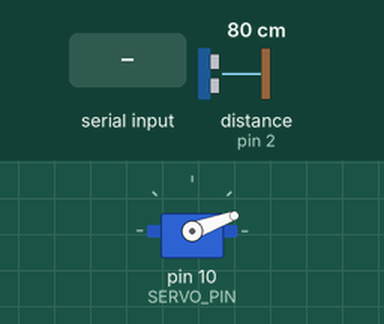
Recording of a sketch running on a simulated Arduino Uno, built with avr-gcc and run on an emulated ATmega328P. On the bench: servo. Wiring (inferred from the names in the program): ultrasonic range finder: trigger pin 11; echo pin 2. The test bench sets the inputs (shaded band); at power-on: distance to the obstacle (sensor on pin 2) 80 cm. The echo pulse lasts 58.3 µs per cm; what the sketch prints to the serial monitor is not drawn.

Above: at 1.2 s.
1.3 s: "p" received over Serial
Timing chart, 0 to 4.3 s (numbered marks = the images above; inputs shaded):
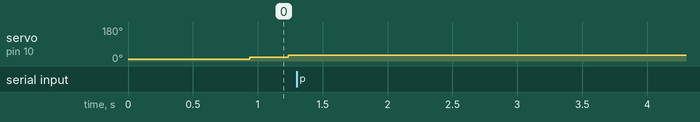

The sketch:

DistanceScanner.ino
```cpp
/*
  UNO R4 WiFi + HC-SR04 + SG90 local polar scanner.
  Standalone scanner: it DOES NOT control or stop wheel motors.
  Keep the robot stationary, wheels disabled, during acquisition.
  Wiring: servo signal D10; sonar TRIG D11; sonar ECHO D2 (interrupt).
  HC-SR04 VCC -> UNO 5V. Servo -> separate regulated 5V supply.
  Join all grounds. Never connect a 2S battery directly to 5V loads.

  Arduino IDE: board "Arduino UNO R4 WiFi", library "Servo" by Arduino.
  USB serial 115200: p=pause, r=resume, c=clear map. Resume clears map.
  JSON Lines protocol is documented in README.md. Viewer: viewer.py.
  Coordinates are centimetres: x=right, y=forward, sensor at origin.
  Servo angle 90 is forward. Set MIRROR_SCAN if left/right are reversed.
  This is a range/return map, NOT SLAM or a collision-certified free-space map.
*/
#include <Arduino.h>
#include <Servo.h>

constexpr uint8_t SERVO_PIN = 10;
constexpr uint8_t TRIG_PIN = 11;
constexpr uint8_t ECHO_PIN = 2; // Interrupt-capable on UNO R4; NOT the old D12.

// Start away from mechanical end stops. After testing the mounting, set
// SCAN_MIN_DEG=0 and SCAN_MAX_DEG=180 for a nominal full half-circle.
constexpr int SCAN_MIN_DEG = 10;
constexpr int SCAN_MAX_DEG = 170;
constexpr int SCAN_STEP_DEG = 10;
constexpr bool MIRROR_SCAN = false;
// Conservative initial pulse limits. Calibrate physical angles/range on YOUR
// servo. Commanded degrees are not measured shaft angles. Do not force stops.
constexpr int SERVO_MIN_US = 1000;
constexpr int SERVO_MAX_US = 2000;
constexpr uint32_t SETTLE_MS = 160; // Increase if the loaded bracket still moves.
constexpr uint32_t INITIAL_SETTLE_MS = 800;
constexpr uint32_t PING_INTERVAL_US = 65000; // Datasheet recommends >60ms.
constexpr uint32_t ECHO_TIMEOUT_US = 25000;
constexpr uint16_t MIN_MM = 20;
constexpr uint16_t MAX_MM = 2500; // Deliberately conservative display limit.
constexpr uint8_t SAMPLES_PER_ANGLE = 3;
constexpr uint8_t MIN_VALID_SAMPLES = 2;
constexpr int BIN_COUNT = (SCAN_MAX_DEG - SCAN_MIN_DEG) / SCAN_STEP_DEG + 1;
static_assert(SCAN_STEP_DEG > 0 && SCAN_MIN_DEG >= 0 && SCAN_MAX_DEG <= 180,
              "Invalid sweep configuration");
static_assert(SCAN_MIN_DEG < SCAN_MAX_DEG &&
              (SCAN_MAX_DEG - SCAN_MIN_DEG) % SCAN_STEP_DEG == 0,
              "Sweep must contain whole steps");

struct MapBin {
  uint16_t distanceMm;
  uint32_t measuredAtMs;
  uint8_t validSamples;
  bool measured;
  bool valid;
};
MapBin localMap[BIN_COUNT] = {};
Servo scanner;

enum Phase : uint8_t { SETTLING, WAIT_PING, WAIT_ECHO, PUBLISH, PAUSED };
Phase phase = SETTLING;
int binIndex = 0;
int sweepDirection = 1;
uint32_t sweepNumber = 0;
uint32_t epoch = 0;
uint32_t movedAtMs = 0;
uint32_t settleDurationMs = INITIAL_SETTLE_MS;
uint32_t lastPingUs = 0;
uint32_t pingStartedUs = 0;
uint8_t sampleCount = 0;
uint8_t validCount = 0;
uint16_t samples[SAMPLES_PER_ANGLE] = {};
bool pendingPoint = false;
bool pendingReset = true;
bool pendingStatus = false;

volatile bool echoArmed = false;
volatile bool echoRose = false;
volatile bool echoDone = false;
volatile uint32_t echoRiseUs = 0;
volatile uint32_t echoWidthUs = 0;

// ISR records timestamps only. No Serial, Servo commands or allocations here.
void echoChanged() {
  if (!echoArmed) return;
  const uint32_t now = micros();
  if (digitalRead(ECHO_PIN) == HIGH) {
    if (!echoRose) { echoRiseUs = now; echoRose = true; }
  } else if (echoRose) {
    echoWidthUs = now - echoRiseUs;
    echoDone = true;
    echoArmed = false;
  }
}

void cancelEcho() {
  noInterrupts();
  echoArmed = false;
  echoRose = false;
  echoDone = false;
  interrupts();
  digitalWrite(TRIG_PIN, LOW);
}

void clearMap() {
  for (int i = 0; i < BIN_COUNT; ++i) localMap[i] = {};
  ++epoch;
  pendingReset = true;
}

void moveToBin(uint32_t settlingMs) {
  scanner.write(SCAN_MIN_DEG + binIndex * SCAN_STEP_DEG);
  movedAtMs = millis();
  settleDurationMs = settlingMs;
  sampleCount = validCount = 0;
  phase = SETTLING;
}

void advanceScan() {
  if ((sweepDirection > 0 && binIndex == BIN_COUNT - 1) ||
      (sweepDirection < 0 && binIndex == 0)) {
    sweepDirection = -sweepDirection;
    ++sweepNumber;
  }
  binIndex += sweepDirection; // Endpoint is sampled once, then reverse.
  moveToBin(SETTLE_MS);
}

void finishSample(bool received, uint32_t widthUs) {
  // 343m/s at approximately 20C; duration includes outward + return paths.
  const uint32_t mm = (widthUs * 343UL + 1000UL) / 2000UL;
  if (received && widthUs <= ECHO_TIMEOUT_US && mm >= MIN_MM && mm <= MAX_MM)
    samples[validCount++] = static_cast<uint16_t>(mm);
  ++sampleCount;
  if (sampleCount < SAMPLES_PER_ANGLE) { phase = WAIT_PING; return; }

  for (uint8_t i = 1; i < validCount; ++i) {
    uint16_t value = samples[i];
    int j = i - 1;
    while (j >= 0 && samples[j] > value) { samples[j + 1] = samples[j]; --j; }
    samples[j + 1] = value;
  }
  MapBin &b = localMap[binIndex];
  b.measured = true;
  b.valid = validCount >= MIN_VALID_SAMPLES;
  b.validSamples = validCount;
  b.measuredAtMs = millis();
  // Median of 3. With 2 valid returns, keep nearer one (conservative).
  b.distanceMm = b.valid ? samples[(validCount - 1) / 2] : 0;
  pendingPoint = true;
  phase = PUBLISH;
}

// Incremental TX avoids waiting for an entire record to fit in the USB buffer.
// Scanning does not depend on a viewer being connected.
char tx[240];
size_t txLength = 0, txOffset = 0;
void serviceSerial() {
  if (!Serial) {
    txLength = txOffset = 0;
    return;
  }
  if (txOffset == txLength) {
    txLength = txOffset = 0;
    int n = 0;
    if (pendingReset) {
      n = snprintf(tx, sizeof(tx),
        "{\"type\":\"reset\",\"epoch\":%lu,\"min\":%d,\"max\":%d,\"step\":%d,\"max_cm\":%u}\n",
        (unsigned long)epoch, SCAN_MIN_DEG, SCAN_MAX_DEG, SCAN_STEP_DEG, MAX_MM / 10);
      pendingReset = false;
    } else if (pendingStatus) {
      n = snprintf(tx, sizeof(tx), "{\"type\":\"status\",\"paused\":%s}\n",
                   phase == PAUSED ? "true" : "false");
      pendingStatus = false;
    } else if (pendingPoint) {
      const MapBin &b = localMap[binIndex];
      const int angle = SCAN_MIN_DEG + binIndex * SCAN_STEP_DEG;
      const int bearing = (MIRROR_SCAN ? -1 : 1) * (90 - angle);
      n = snprintf(tx, sizeof(tx),
        "{\"type\":\"point\",\"epoch\":%lu,\"sweep\":%lu,\"angle\":%d,\"bearing\":%d,\"mm\":%u,\"valid\":%s,\"samples\":%u,\"ms\":%lu}\n",
        (unsigned long)epoch, (unsigned long)sweepNumber, angle, bearing,
        b.distanceMm, b.valid ? "true" : "false", b.validSamples,
        (unsigned long)b.measuredAtMs);
      pendingPoint = false;
    }
    if (n > 0 && static_cast<size_t>(n) < sizeof(tx)) txLength = n;
  }
  if (txOffset < txLength) {
    int room = Serial.availableForWrite();
    if (room > 0) {
      size_t count = txLength - txOffset;
      if (count > static_cast<size_t>(room)) count = room;
      txOffset += Serial.write(reinterpret_cast<const uint8_t *>(tx) + txOffset, count);
    }
  }
}

void handleCommands() {
  // Bound work per loop, even if a host sends excessive input.
  for (uint8_t i = 0; i < 8 && Serial.available(); ++i) {
    char c = Serial.read();
    if (c != 'p' && c != 'r' && c != 'c') continue;
    const bool wasPaused = phase == PAUSED;
    cancelEcho();
    pendingPoint = false;
    sampleCount = validCount = 0;
    if (c == 'p') {
      phase = PAUSED; // Servo continues holding its current orientation.
    } else {
      clearMap();
      if (c == 'c' && wasPaused) phase = PAUSED;
      else moveToBin(SETTLE_MS);
    }
    pendingStatus = true;
  }
}

void setup() {
  Serial.begin(115200); // No while(!Serial): autonomous startup.
  pinMode(TRIG_PIN, OUTPUT);
  digitalWrite(TRIG_PIN, LOW);
  pinMode(ECHO_PIN, INPUT);
  attachInterrupt(digitalPinToInterrupt(ECHO_PIN), echoChanged, CHANGE);
  scanner.attach(SERVO_PIN, SERVO_MIN_US, SERVO_MAX_US);
  lastPingUs = micros() - PING_INTERVAL_US;
  clearMap();
  moveToBin(INITIAL_SETTLE_MS);
}

void loop() {
  handleCommands();
  if (phase == SETTLING && (uint32_t)(millis() - movedAtMs) >= settleDurationMs)
    phase = WAIT_PING;

  if (phase == WAIT_PING && (uint32_t)(micros() - lastPingUs) >= PING_INTERVAL_US) {
    lastPingUs = pingStartedUs = micros();
    if (digitalRead(ECHO_PIN) == HIGH) {
      finishSample(false, 0); // Stuck-high/late echo: unknown, never free space.
    } else {
      noInterrupts();
      echoRose = echoDone = false;
      echoArmed = true;
      interrupts();
      digitalWrite(TRIG_PIN, HIGH);
      delayMicroseconds(10); // Only intentional wait; not a blocking echo read.
      digitalWrite(TRIG_PIN, LOW);
      phase = WAIT_ECHO;
    }
  }
  if (phase == WAIT_ECHO) {
    noInterrupts();
    bool done = echoDone;
    uint32_t width = echoWidthUs;
    if (done) echoDone = false;
    interrupts();
    if (done) finishSample(true, width);
    else if ((uint32_t)(micros() - pingStartedUs) >= ECHO_TIMEOUT_US) {
      cancelEcho();
      finishSample(false, 0);
    }
  }
  // Do not spend time on USB while timing an echo.
  if (phase != WAIT_ECHO) serviceSerial();
  if (phase == PUBLISH) {
    // USB can lag/disconnect: drop telemetry rather than stop sensing.
    pendingPoint = false;
    advanceScan();
  }
}
```

Measured:
- after the input at 1.3 s, servo on pin 10 (SERVO_PIN): stays 30° (without the input it goes to 40° after 0.23 s)
